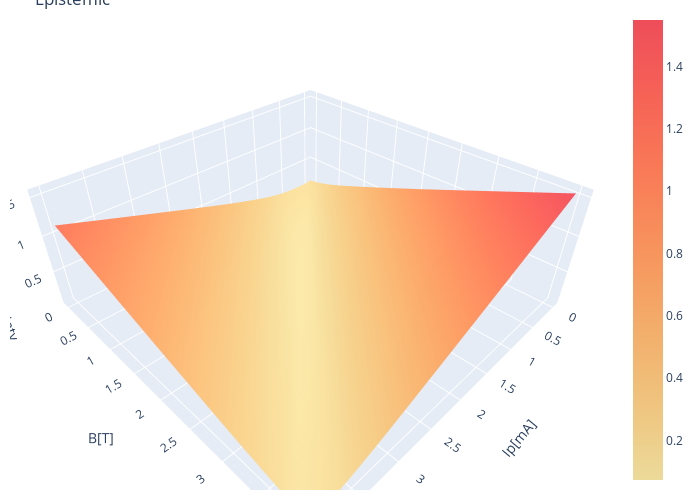
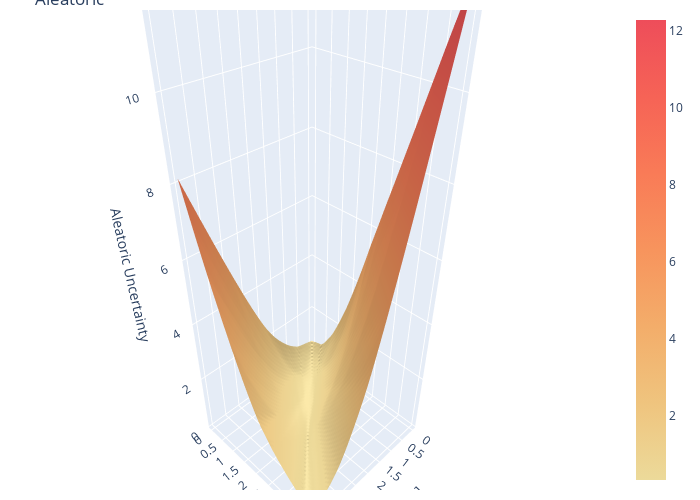

Notebook source saved alongside these figures, in order:
### Code cell
import plotly.graph_objects as go
import pandas as pd
import numpy as np

z = z_epi
sh_0, sh_1 = z.shape
x, y = np.linspace(0, 4, sh_0), np.linspace(0, 4, sh_1)
fig = go.Figure(data=[go.Surface(z=z, x=x, y=y,colorscale="oryel")])
fig.update_layout(title='Epistemic', autosize=False,
                  width=500, height=500,
                  margin=dict(l=65, r=50, b=65, t=90))
fig.update_layout(scene = dict(
                    xaxis_title='Ip[mA]',
                    yaxis_title='B[T]',
                    zaxis_title='Epistemic Uncertainty'),
                    width=700,
                    margin=dict(r=20, b=10, l=10, t=10))
fig.show()
z = z_alea
sh_0, sh_1 = z.shape
x, y = np.linspace(0, 4, sh_0), np.linspace(0, 4, sh_1)
fig = go.Figure(data=[go.Surface(z=z, x=x, y=y,colorscale="oryel")])
fig.update_layout(title='Aleatoric', autosize=False,
                  width=500, height=500,
                  margin=dict(l=65, r=50, b=65, t=90))
fig.update_layout(scene = dict(
                    xaxis_title='Ip[mA]',
                    yaxis_title='B[T]',
                    zaxis_title='Aleatoric Uncertainty'),
                    width=700,
                    margin=dict(r=20, b=10, l=10, t=10))
fig.show()

### Figure 1 — Plotly figure (JSON) as saved in the notebook; plotly's stock layout.template omitted (floating-point values rounded to 4 significant figures; data arrays with more than 128 entries replaced by an {"elided": "..."} marker saying what was removed)
{"data": [{"colorscale": [[0, "rgb(236, 218, 154)"], [0.1667, "rgb(239, 196, 126)"], [0.3333, "rgb(243, 173, 106)"], [0.5, "rgb(247, 148, 93)"], [0.6667, "rgb(249, 123, 87)"], [0.8333, "rgb(246, 99, 86)"], [1, "rgb(238, 77, 90)"]], "type": "surface", "x": [0, 0.08163, 0.1633, 0.2449, 0.3265, 0.4082, 0.4898, 0.5714, 0.6531, 0.7347, 0.8163, 0.898, 0.9796, 1.061, 1.143, 1.224, 1.306, 1.388, 1.469, 1.551, 1.633, 1.714, 1.796, 1.878, 1.959, 2.041, 2.122, 2.204, 2.286, 2.367, 2.449, 2.531, 2.612, 2.694, 2.776, 2.857, 2.939, 3.02, 3.102, 3.184, 3.265, 3.347, 3.429, 3.51, 3.592, 3.673, 3.755, 3.837, 3.918, 4], "y": [0, 0.08163, 0.1633, 0.2449, 0.3265, 0.4082, 0.4898, 0.5714, 0.6531, 0.7347, 0.8163, 0.898, 0.9796, 1.061, 1.143, 1.224, 1.306, 1.388, 1.469, 1.551, 1.633, 1.714, 1.796, 1.878, 1.959, 2.041, 2.122, 2.204, 2.286, 2.367, 2.449, 2.531, 2.612, 2.694, 2.776, 2.857, 2.939, 3.02, 3.102, 3.184, 3.265, 3.347, 3.429, 3.51, 3.592, 3.673, 3.755, 3.837, 3.918, 4], "z": {"elided": "50x50 float values"}}], "layout": {"autosize": false, "height": 500, "margin": {"b": 10, "l": 10, "r": 20, "t": 10}, "scene": {"xaxis": {"title": {"text": "Ip[mA]"}}, "yaxis": {"title": {"text": "B[T]"}}, "zaxis": {"title": {"text": "Epistemic Uncertainty"}}}, "title": {"text": "Epistemic"}, "width": 700}}

### Figure 2 — Plotly figure (JSON) as saved in the notebook; plotly's stock layout.template omitted (floating-point values rounded to 4 significant figures; data arrays with more than 128 entries replaced by an {"elided": "..."} marker saying what was removed)
{"data": [{"colorscale": [[0, "rgb(236, 218, 154)"], [0.1667, "rgb(239, 196, 126)"], [0.3333, "rgb(243, 173, 106)"], [0.5, "rgb(247, 148, 93)"], [0.6667, "rgb(249, 123, 87)"], [0.8333, "rgb(246, 99, 86)"], [1, "rgb(238, 77, 90)"]], "type": "surface", "x": [0, 0.08163, 0.1633, 0.2449, 0.3265, 0.4082, 0.4898, 0.5714, 0.6531, 0.7347, 0.8163, 0.898, 0.9796, 1.061, 1.143, 1.224, 1.306, 1.388, 1.469, 1.551, 1.633, 1.714, 1.796, 1.878, 1.959, 2.041, 2.122, 2.204, 2.286, 2.367, 2.449, 2.531, 2.612, 2.694, 2.776, 2.857, 2.939, 3.02, 3.102, 3.184, 3.265, 3.347, 3.429, 3.51, 3.592, 3.673, 3.755, 3.837, 3.918, 4], "y": [0, 0.08163, 0.1633, 0.2449, 0.3265, 0.4082, 0.4898, 0.5714, 0.6531, 0.7347, 0.8163, 0.898, 0.9796, 1.061, 1.143, 1.224, 1.306, 1.388, 1.469, 1.551, 1.633, 1.714, 1.796, 1.878, 1.959, 2.041, 2.122, 2.204, 2.286, 2.367, 2.449, 2.531, 2.612, 2.694, 2.776, 2.857, 2.939, 3.02, 3.102, 3.184, 3.265, 3.347, 3.429, 3.51, 3.592, 3.673, 3.755, 3.837, 3.918, 4], "z": {"elided": "50x50 float values"}}], "layout": {"autosize": false, "height": 500, "margin": {"b": 10, "l": 10, "r": 20, "t": 10}, "scene": {"xaxis": {"title": {"text": "Ip[mA]"}}, "yaxis": {"title": {"text": "B[T]"}}, "zaxis": {"title": {"text": "Aleatoric Uncertainty"}}}, "title": {"text": "Aleatoric"}, "width": 700}}
